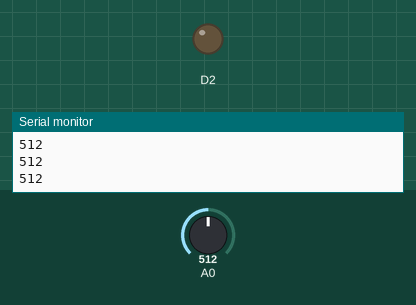
A sketch run on a simulated ESP8266 (NodeMCU). Shown: output pins drawn as LEDs (lit = HIGH), the last lines printed to the serial monitor. The test bench sets the inputs (shaded band); at power-on: A0 = 512.

Above: at 1.2 s.
1.3 s: A0 set to 86
2.8 s: A0 set to 76
At 3.5 s:
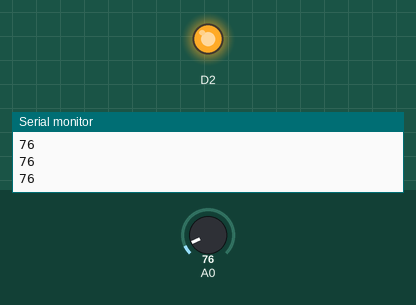
4.3 s: A0 set to 122
At 4.6 s:
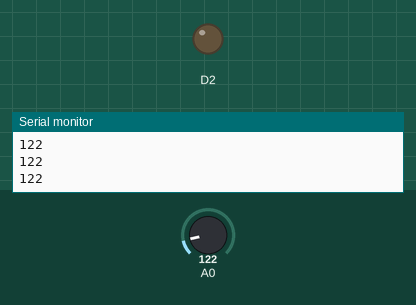
5.8 s: A0 set to 70
At 7.1 s:
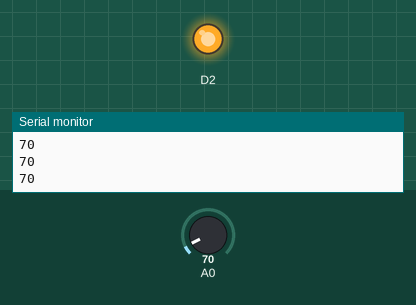
Timing chart, 0 to 8.3 s (numbered marks = the images above; inputs shaded):
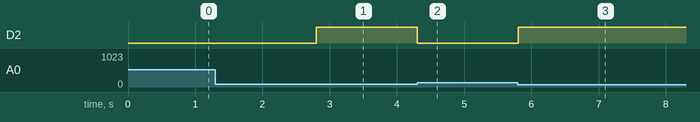

The sketch:

LDR.ino
```cpp
void setup() {
  // put your setup code here, to run once:
 pinMode(A0,INPUT);
 pinMode(D2,OUTPUT);
 Serial.begin(9600);  // baudrate (9600 std in india)  - data transmission speed

}

void loop() {
  // put your main code here, to run repeatedly:
  int s = analogRead(A0);  //digitalread converts input to binary
  if(s>80){
    digitalWrite(D2,LOW);
  }
  else{
    digitalWrite(D2,HIGH);
  }
  Serial.println(s);
  //delay(1000);

}
```

Measured:
- the behaviour switches between 81 and 80 on A0 (found by bisection; images 0 and 1)
- after the input at 2.8 s, D2: LOW → HIGH at once
- after the input at 4.3 s, D2: HIGH → LOW at once
- after the input at 5.8 s, D2: LOW → HIGH at once
